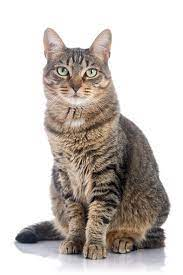
#> input picture Image Processing/ComputerVision/Photos/cat1.jpg, 183 x 275 px
$ python CV4.py
#> lines starting #> are read from the running program, lines starting #| are printed output that depends on the picture; after the words box and inside, x2 and y2 are one past the last pixel; in counts of white or black regions, pixels touching at a corner belong together
import cv2 as cv

img = cv.imread("Photos/cat1.jpg")
#> img is the input picture: shape (275, 183, 3); mean B, G, R 189.3, 194, 201
cv.imshow("Cat", img)


# converting to grayscale
gray = cv.cvtColor(img, cv.COLOR_BGR2GRAY)
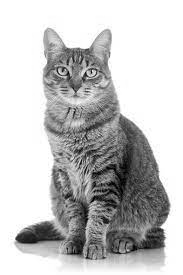
#> gray: shape (275, 183); min 0, max 255, mean 195.5
cv.imshow("CatGray", gray)

# blur
blur = cv.GaussianBlur(img,(3,3), cv.BORDER_DEFAULT)
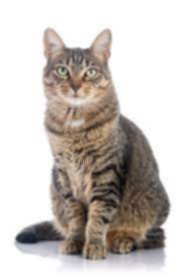
#> blur: shape (275, 183, 3); mean B, G, R 189.3, 194, 201
cv.imshow("Catblur", blur)

# Edge Cascade
canny = cv.Canny(img, 125,175)
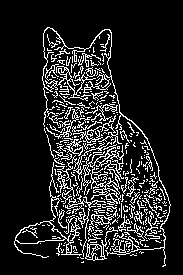
#> canny: shape (275, 183); 13.6% white in thin lines or dots, all inside (x1, y1, x2, y2) = (14, 27, 171, 267)
cv.imshow("CatCanny", canny)

#dilating the image
dilated = cv.dilate(canny, (5,5), iterations=3)
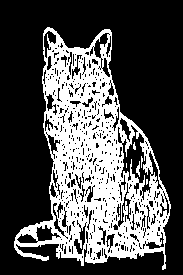
#> dilated: shape (275, 183); 31.9% white; 7 white regions (5 under 20 px), largest, box (x1, y1, x2, y2) and area: (14, 27, 171, 270) 15963, (136, 161, 140, 177) 35
cv.imshow("CatDilated", dilated)

#eroding
eroded = cv.erode(dilated, (3,3), iterations=1)
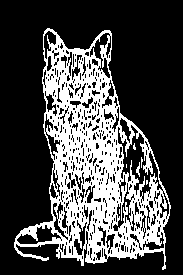
#> eroded: shape (275, 183); 28.8% white; 7 white regions (5 under 20 px), largest, box (x1, y1, x2, y2) and area: (14, 28, 171, 270) 14437, (136, 162, 140, 177) 30
cv.imshow("CatEroded", eroded)

#resize
resize  = cv.resize(img, (500,700), interpolation=cv.INTER_AREA)
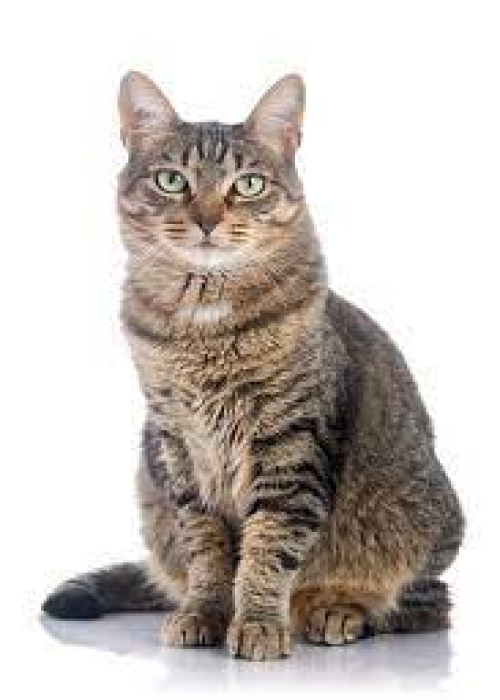
#> resize: shape (700, 500, 3); mean B, G, R 189.2, 194, 201
cv.imshow("CatResize", resize)

#Cropping
cropped = img[:]
cv.imshow("CatCropped", cropped)


cv.waitKey(0)

$ run again, with Image Processing/ComputerVision/Photos/8FDB4D18-536D-4E45-9974-F5212E77FDCF.jpg copied over Image Processing/ComputerVision/Photos/cat1.jpg
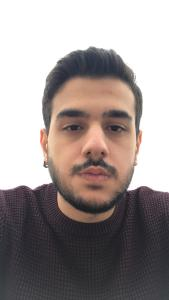
#> input picture Image Processing/ComputerVision/Photos/8FDB4D18-536D-4E45-9974-F5212E77FDCF.jpg, 169 x 300 px
#> img is the input picture: shape (300, 169, 3); mean B, G, R 145.9, 147.7, 157
#> `canny = cv.Canny(img, 125,175)`:
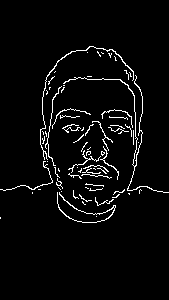
#> canny: shape (300, 169); 3.9% white in thin lines or dots, all inside (x1, y1, x2, y2) = (0, 46, 169, 223)
#> dilated: shape (300, 169); 10.1% white; 9 white regions (1 under 20 px), largest, box (x1, y1, x2, y2) and area: (0, 46, 169, 226) 2779, (68, 121, 119, 183) 1025, (101, 109, 134, 148) 437
#> eroded: shape (300, 169); 8.4% white; 11 white regions (2 under 20 px), largest, box (x1, y1, x2, y2) and area: (0, 47, 169, 226) 2278, (68, 122, 119, 183) 872, (101, 110, 134, 148) 354
#> `resize  = cv.resize(img, (500,700), interpolation=cv.INTER_AREA)`:
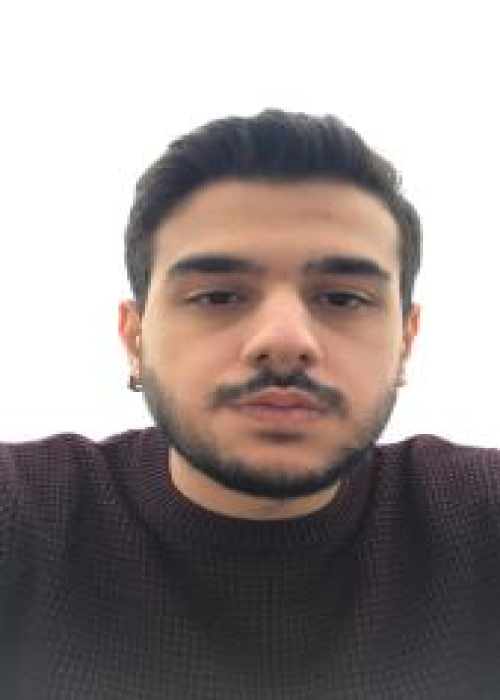
#> resize: shape (700, 500, 3); mean B, G, R 145.9, 147.6, 157

$ run again, with Image Processing/ComputerVision/Photos/boran.jpg copied over Image Processing/ComputerVision/Photos/cat1.jpg
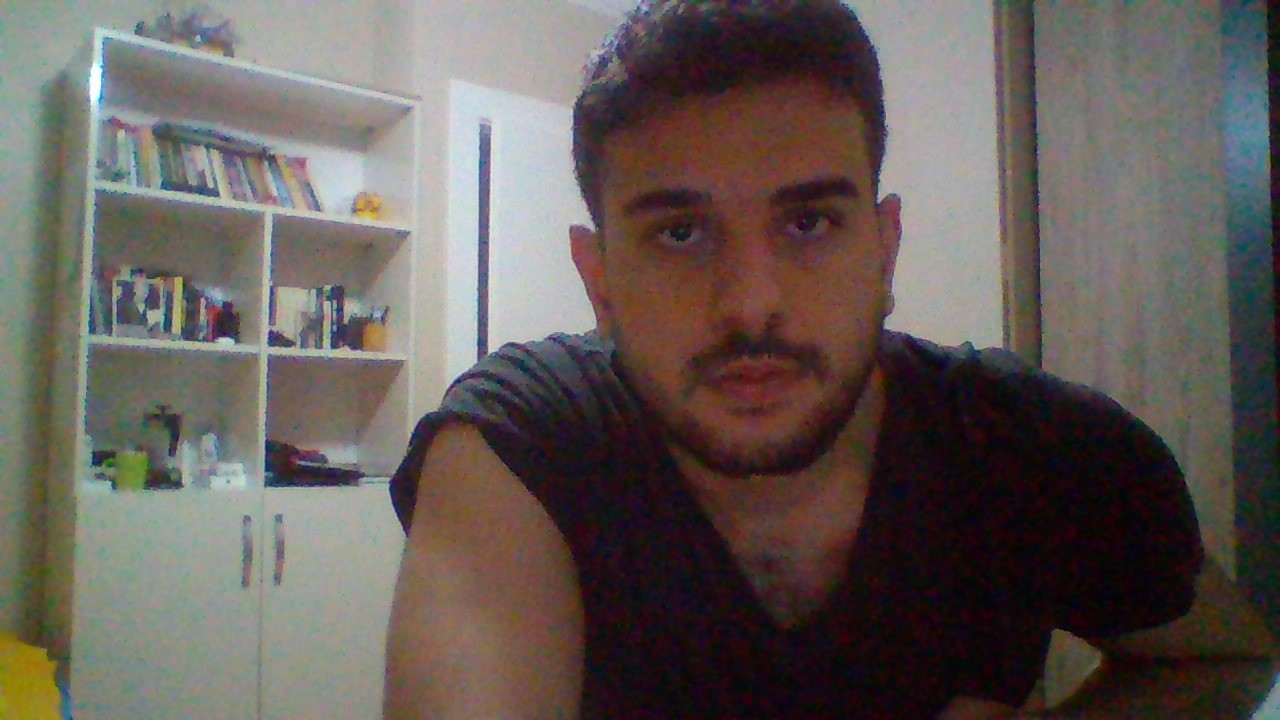
#> input picture Image Processing/ComputerVision/Photos/boran.jpg, 1280 x 720 px
#> img is the input picture: shape (720, 1280, 3); mean B, G, R 87.7, 92, 100.2
#> `canny = cv.Canny(img, 125,175)`:
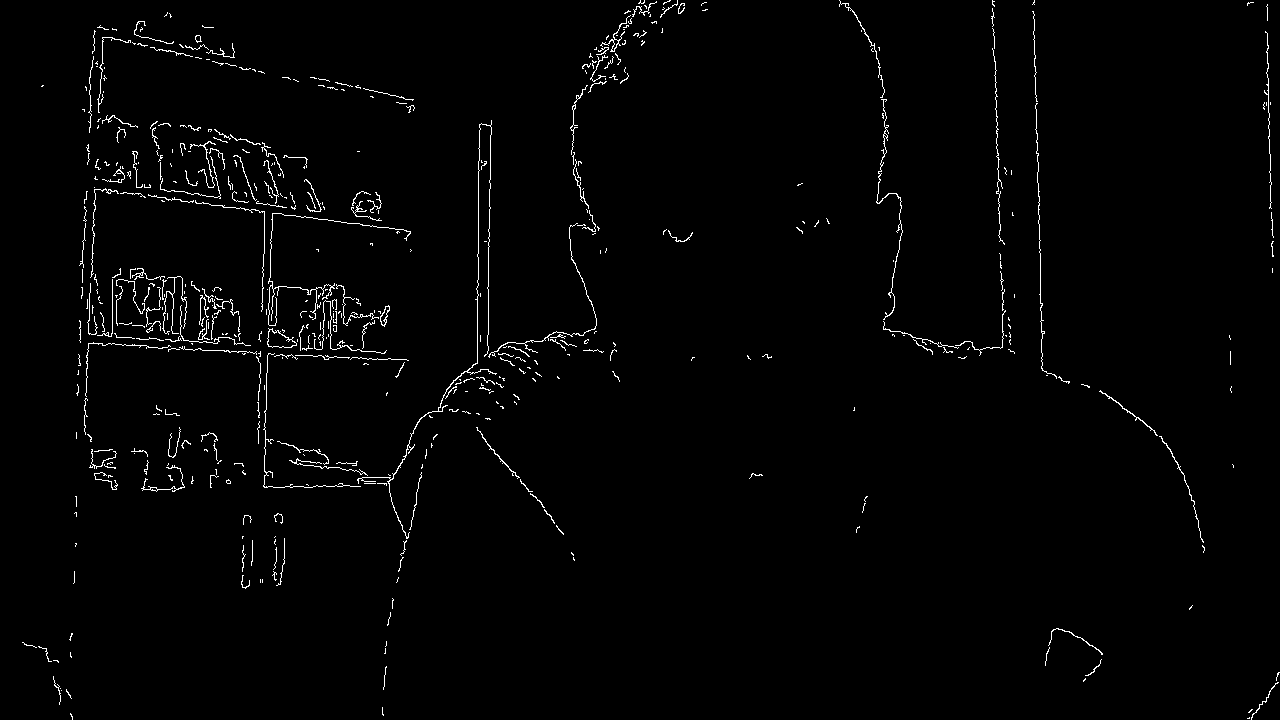
#> canny: shape (720, 1280); 1.5% white in thin lines or dots
#> dilated: shape (720, 1280); 3.6% white; 269 white regions (103 under 20 px), largest, box (x1, y1, x2, y2) and area: (263, 85, 597, 575) 6095, (267, 213, 411, 357) 2669, (87, 268, 251, 349) 2565
#> eroded: shape (720, 1280); 3% white in thin lines or dots
#> `resize  = cv.resize(img, (500,700), interpolation=cv.INTER_AREA)`:
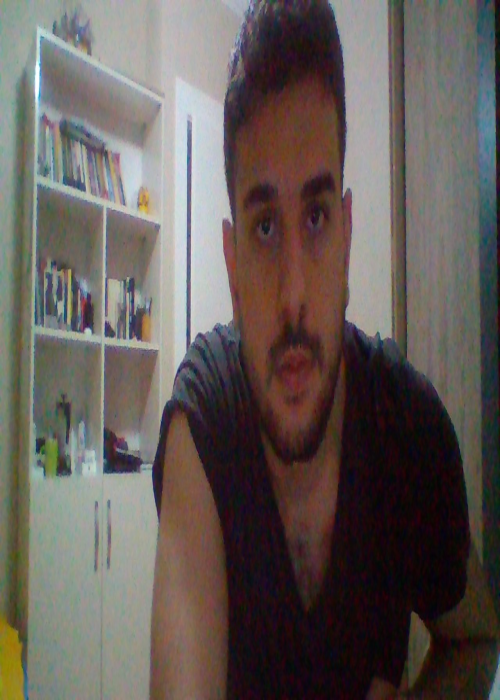
#> resize: shape (700, 500, 3); mean B, G, R 87.7, 92, 100.2

$ run again, with Image Processing/ComputerVision/Photos/chicago-5347324_1920.jpg copied over Image Processing/ComputerVision/Photos/cat1.jpg
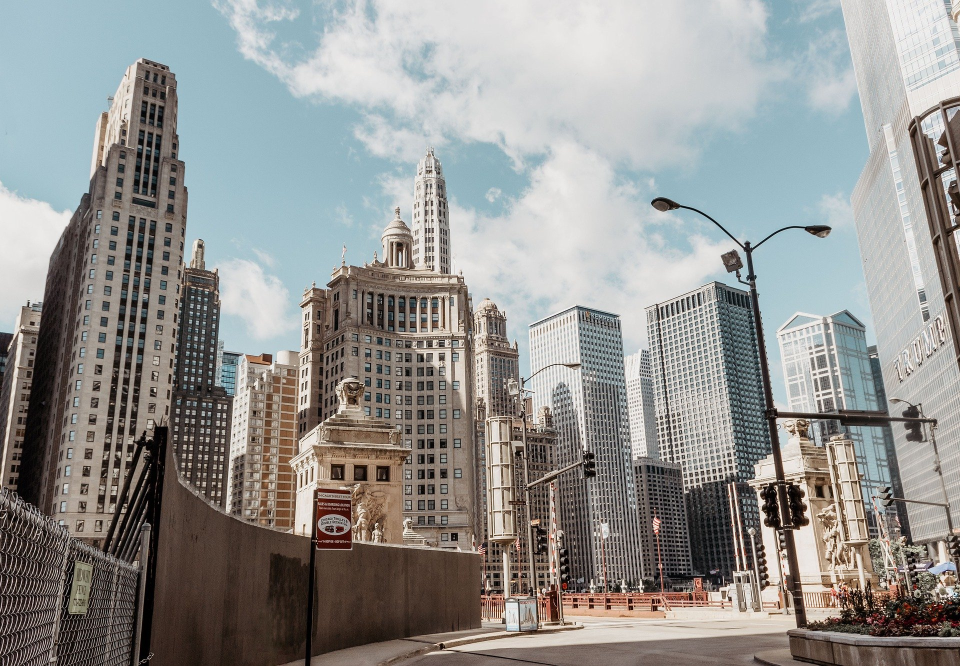
#> input picture Image Processing/ComputerVision/Photos/chicago-5347324_1920.jpg, 1920 x 1332 px (shown at 1/2 size)
#> img is the input picture: shape (1332, 1920, 3); mean B, G, R 143.9, 146.3, 146.4
#> `canny = cv.Canny(img, 125,175)`:
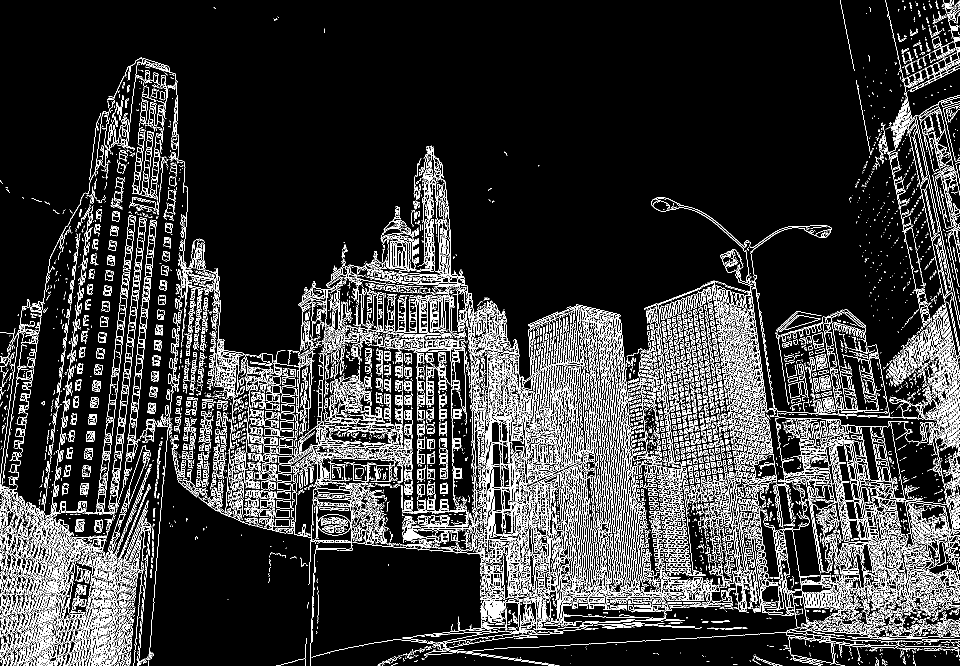
#> canny: shape (1332, 1920) (shown at 1/2 size); 12.6% white in thin lines or dots
#> dilated: shape (1332, 1920); 27% white; 1337 white regions (859 under 20 px), largest, box (x1, y1, x2, y2) and area: (0, 0, 1920, 1332) 630490, (1550, 622, 1643, 813) 1570, (395, 594, 416, 784) 1337
#> eroded: shape (1332, 1920); 24.1% white; 1636 white regions (1130 under 20 px), largest, box (x1, y1, x2, y2) and area: (0, 0, 1920, 1332) 551737, (264, 195, 324, 413) 2935, (1372, 594, 1405, 826) 1523
#> `resize  = cv.resize(img, (500,700), interpolation=cv.INTER_AREA)`:
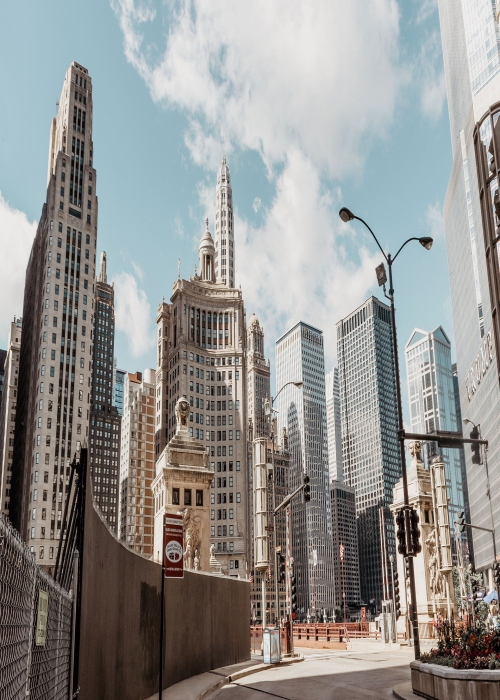
#> resize: shape (700, 500, 3); mean B, G, R 143.9, 146.3, 146.4
